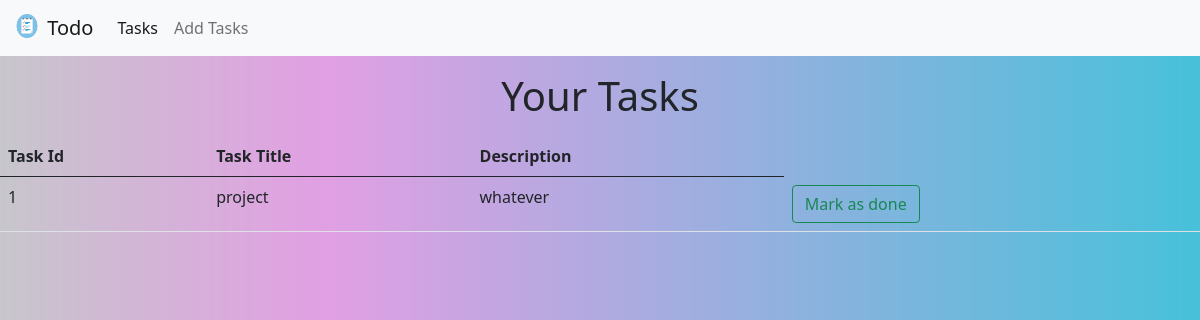
The app's page /, older data.
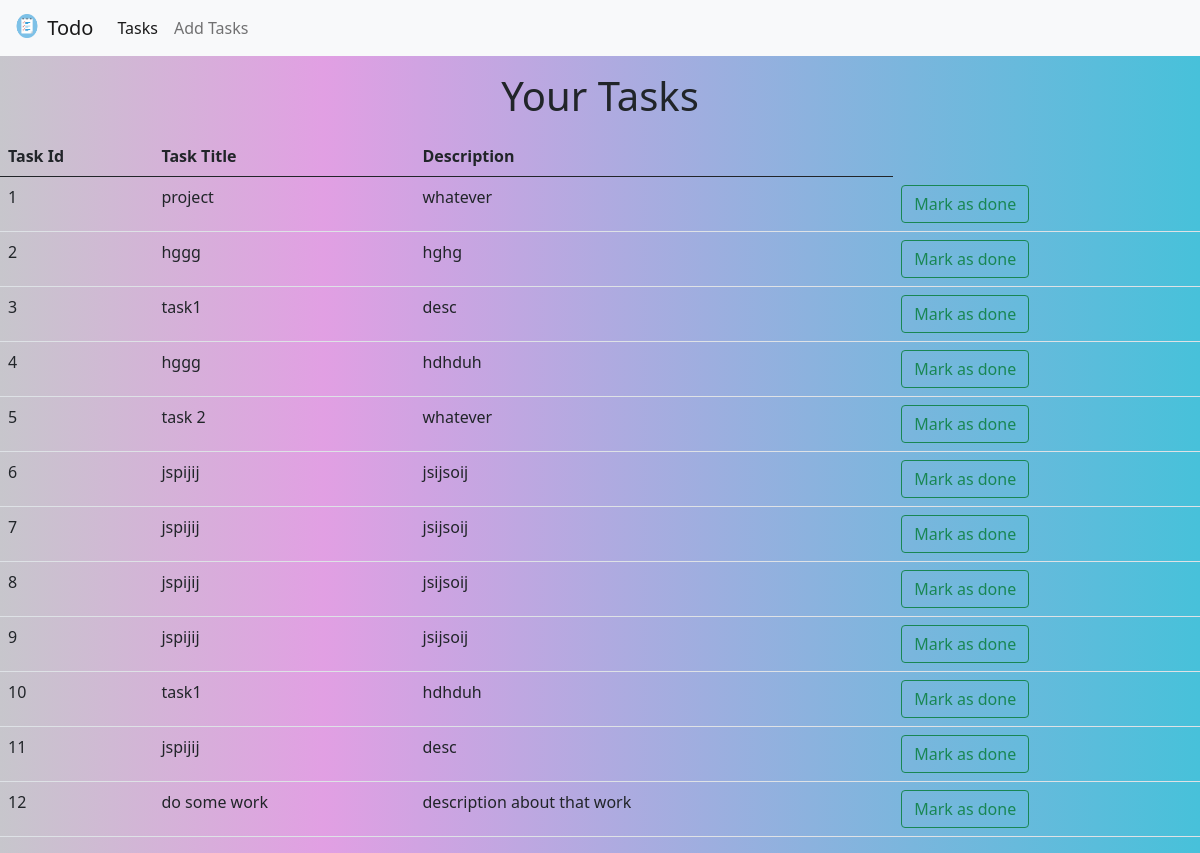
The same page, newer data.
### tasks/models.py (models this page shows, shortened)
class Tasks(models.Model):
    tasks_name = models.CharField(max_length=30)
    tasks_details = models.CharField(max_length=90)
    task_date = models.DateTimeField(auto_now=True)

### tasks/views.py (the view)
# urls.py: path('', views.index, name='index'),
def index(request):
    td = Tasks.objects.all()
    return render(request, 'index.html',{'tdl':td})

### templates/index.html
{% extends 'base.html'%}
{% load static%}
{% block body%}
<div class="container my-3">
    <h1 class="text-center">Your Tasks</h1>
</div>
<table class="table table-hover">
    <thead>
        <tr>
            <th scope="col">Task Id</th>
            <th scope="col">Task Title</th>
            <th scope="col">Description</th>
        </tr>
    </thead>
    {% if tdl %}
    <tbody>
        {% for i in tdl %}
        <tr>
            <td>{{forloop.counter}}</td>
            <td>{{i.tasks_name}}</td>
            <td>{{i.tasks_details}}</td>
            <td><a href="{% url 'madone' i.id %}"><button class="btn btn-outline-success">Mark as done</button></a></td>
        </tr>
        {% endfor %}
        {% else %}
        <tr>
            <th scope="row"></th>
            <h3>No Tasks added</h3>
        </tr>
    </tbody>
    {% endif %}
</table>
{% endblock body%}

### templates/base.html (shortened to what this page needs)
{% load static %}
<!DOCTYPE html>
<html lang="en">
<head>
    <link href="https://cdn.jsdelivr.net/npm/bootstrap@5.0.2/dist/css/bootstrap.min.css" rel="stylesheet"
>
</head>
<body>
    <nav class="navbar navbar-expand-lg navbar-light bg-light">
        <div class="container-fluid">
            <a class="navbar-brand" href="#">
                <img src="{% static 'task2fpractice-management.png' %}" alt="" width="30" height="24"
                    class="d-inline-block align-text-top">
                Todo
            </a>
            <div class="collapse navbar-collapse" id="navbarNav">
                <ul class="navbar-nav">
                    <li class="nav-item">
                        <a class="nav-link active" aria-current="page" href="{% url 'index'%}">Tasks</a>
                    </li>
                    <li class="nav-item">
                        <a class="nav-link" href="{% url 'add'%}">Add Tasks</a>
                </ul>
            </div>
        </div>
    </nav>
</body>
</html>
    {% block body%}
    {% endblock body%}

### templates/base.html (style rules this page uses)
body { background: rgb(241, 241, 243); background: linear-gradient(90deg, rgb(199, 198, 204) 0%, rgba(222, 149, 224, 0.902) 27%, rgb(71, 193, 218) 100%); }

Row changes from the older to the newer data that the page shows:
added Tasks: tasks_name "hggg", tasks_details "hghg"
added Tasks: tasks_name "task1", tasks_details "desc"
added Tasks: tasks_name "hggg", tasks_details "hdhduh"
added Tasks: tasks_name "task 2", tasks_details "whatever"
added Tasks: tasks_name "jspijij", tasks_details "jsijsoij"
added Tasks: tasks_name "jspijij", tasks_details "jsijsoij"
added Tasks: tasks_name "jspijij", tasks_details "jsijsoij"
added Tasks: tasks_name "jspijij", tasks_details "jsijsoij"
added Tasks: tasks_name "task1", tasks_details "hdhduh"
added Tasks: tasks_name "jspijij", tasks_details "desc"
added Tasks: tasks_name "do some work", tasks_details "description about that work"
